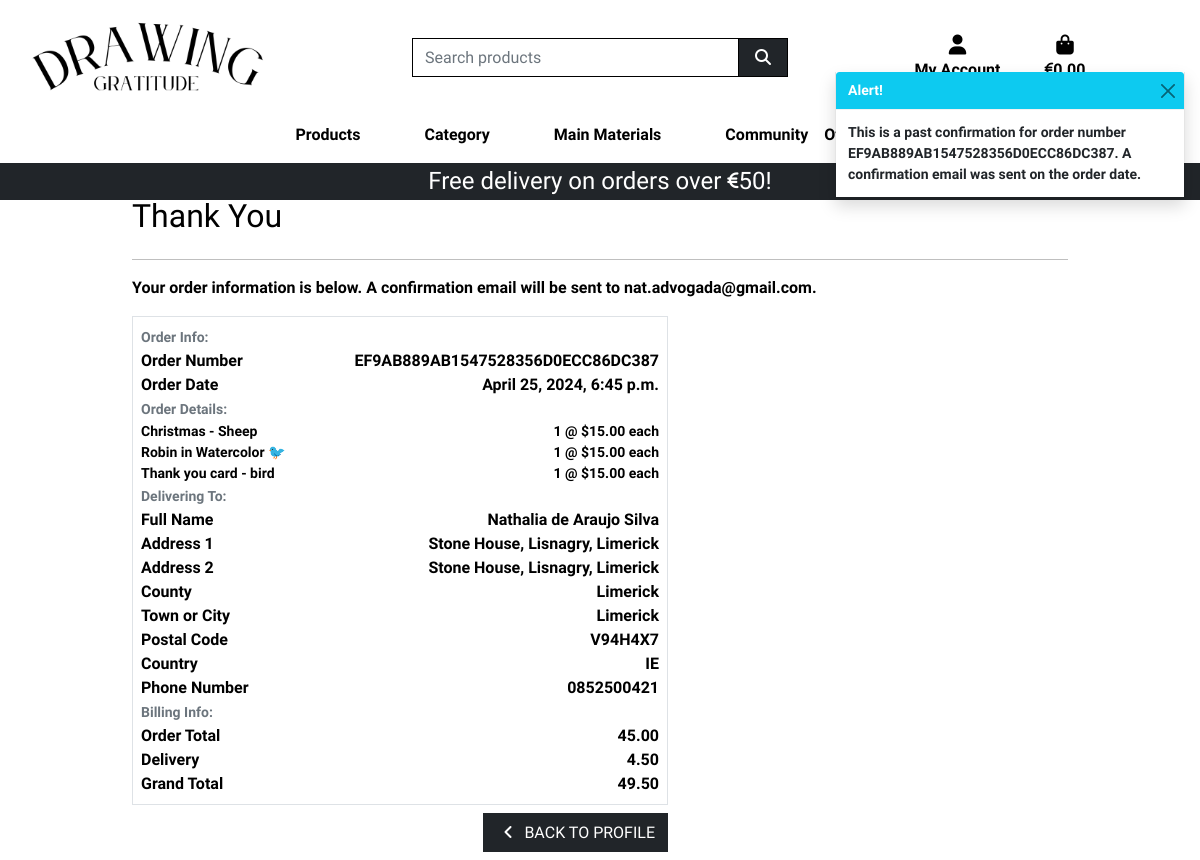
Page /profile/order_history/EF9AB889AB1547528356D0ECC86DC387 on the committed database.
### checkout/models.py (models this page shows, shortened)
class Order(models.Model):
    order_number = models.CharField(max_length=32, null=False, editable=False)
    user_profile = models.ForeignKey(UserProfile, on_delete=models.SET_NULL,
                                     null=True, blank=True, related_name='orders')
    full_name = models.CharField(max_length=50, null=False, blank=False)
    email = models.EmailField(max_length=254, null=False, blank=False)
    phone_number = models.CharField(max_length=20, null=False, blank=False)
    country = CountryField(blank_label='Country *', null=False, blank=False)
    postcode = models.CharField(max_length=20, null=True, blank=True)
    town_or_city = models.CharField(max_length=40, null=False, blank=False)
    street_address1 = models.CharField(max_length=80, null=False, blank=False)
    street_address2 = models.CharField(max_length=80, null=True, blank=True)
    county = models.CharField(max_length=80, null=True, blank=True)
    date = models.DateTimeField(auto_now_add=True)
    delivery_cost = models.DecimalField(max_digits=6, decimal_places=2,
                                        null=False, default=0)
    order_total = models.DecimalField(max_digits=10, decimal_places=2,
                                      null=False, default=0)
    grand_total = models.DecimalField(max_digits=10, decimal_places=2,
                                      null=False, default=0)
    original_bag = models.TextField(null=False, blank=False, default='')
    stripe_pid = models.CharField(max_length=254, null=False, blank=False,
                                  default='')

class OrderLineItem(models.Model):
    order = models.ForeignKey(Order, null=False, blank=False,
                              on_delete=models.CASCADE,
                              related_name='lineitems')
    product = models.ForeignKey(Product, null=False, blank=False,
                                on_delete=models.CASCADE)
    quantity = models.IntegerField(null=False, blank=False, default=0)
    lineitem_total = models.DecimalField(max_digits=6, decimal_places=2,
                                         null=False, blank=False,
                                         editable=False)

### products/models.py (models this page shows, shortened)
class Product(models.Model):
    DIGITAL_CHOICES = [
        (True, '0'),
        (False, '1'),
    ]
    OFFERS_CHOICES = [
        (True, '0'),
        (False, '1'),
    ]
    COMMUNITY_CHOICES = [
        (True, '0'),
        (False, '1'),
    ]
    category = models.ForeignKey('Category', null=True, blank=True, on_delete=models.SET_NULL)
    sku = models.CharField(max_length=254, null=True, blank=True)
    name = models.CharField(max_length=254)
    description = models.TextField()
    price = models.DecimalField(max_digits=6, decimal_places=2)
    rating = models.DecimalField(max_digits=6, decimal_places=2, null=True, blank=True)
    image_url = models.URLField(max_length=1024, null=True, blank=True)
    image = models.ImageField(null=True, blank=True)
    digital = models.BooleanField(default=False)
    offers =  models.BooleanField(default=False)
    community =  models.BooleanField(default=False)

### profiles/views.py (the view)
# urls.py: path('order_history/<order_number>', views.order_history, name='order_history'),
def order_history(request, order_number):
    order = get_object_or_404(Order, order_number=order_number)
    messages.info(request, (
        f'This is a past confirmation for order number {order_number}. '
        'A confirmation email was sent on the order date.'
    ))
    template = 'checkout/checkout_success.html'
    context = {
        'order': order,
        'from_profile': True,
    }
    return render(request, template, context)

### bag/contexts.py (called while the page is built, shortened)
def bag_contents(request):
    bag_items = []
    total = 0
    total_discounted_price = 0
    product_count = 0
    bag = request.session.get('bag', {})
    delivery = total * Decimal(settings.STANDARD_DELIVERY_PERCENTAGE / 100) if total < settings.FREE_DELIVERY_THRESHOLD else 0
    grand_total = total + delivery
    context = {
        'bag_items': bag_items,
        'total': total,
        'total_discounted_price': total_discounted_price,
        'product_count': product_count,
        'delivery': delivery,
        'free_delivery_delta': max(0, settings.FREE_DELIVERY_THRESHOLD - total),
        'free_delivery_threshold': settings.FREE_DELIVERY_THRESHOLD,
        'grand_total': grand_total,
    }
    return context

### checkout/templates/checkout/checkout_success.html (shortened to what this page needs)
{% extends "base.html" %}
{% load static %}
{% block extra_css %}
    <link rel="stylesheet" href="{% static 'checkout/css/checkout.css' %}">
{% endblock %}
{% block page_header %}
    <div class="container header-container">
    </div>
{% endblock %}
{% block content %}
    <div class="container">
        <div class="row">
            <div class="col">
                <h2 class="logo-font mb-4">Thank You</h2>
                <hr>
                <p class="text-black">Your order information is below. A confirmation email will be sent to <strong>{{ order.email }}</strong>.</p>
            </div>
        </div>
        <div class="row">
            <div class="col-12 col-lg-7">
                <div class="order-confirmation-wrapper p-2 border">
                    <div class="row">
                        <div class="col">
                            <small class="text-muted">Order Info:</small>
                        </div>
                    </div>
                    <div class="row">
                        <div class="col-12 col-md-4">
                            <p class="mb-0 text-black fw-bold">Order Number</p>
                        </div>
                        <div class="col-12 col-md-8 text-end">
                            <p class="mb-0">{{ order.order_number }}</p>
                        </div>
                    </div>
                    <div class="row">
                        <div class="col-12 col-md-4">
                            <p class="mb-0 text-black fw-bold">Order Date</p>
                        </div>
                        <div class="col-12 col-md-8 text-end">
                            <p class="mb-0">{{ order.date }}</p>
                        </div>
                    </div>
                    <div class="row">
                        <div class="col">
                            <small class="text-muted">Order Details:</small>
                        </div>
                    </div>
                    {% for item in order.lineitems.all %}
                    <div class="row">
                        <div class="col-12 col-md-4">
                            <p class="small mb-0 text-black fw-bold">
                                {{ item.product.name }}{% if item.product_size %} - Size {{ item.product.size|upper }}{% endif %}
                            </p>
                        </div>
                        <div class="col-12 col-md-8 text-end">
                            <p class="small mb-0">{{ item.quantity }} @ ${{ item.product.price }} each</p>
                        </div>
                    </div>
                    {% endfor %}
                    <div class="row">
                        <div class="col">
                            <small class="text-muted">Delivering To:</small>
                        </div>
                    </div>
                    <div class="row">
                        <div class="col-12 col-md-4">
                            <p class="mb-0 text-black fw-bold">Full Name</p>
                        </div>
                        <div class="col-12 col-md-8 text-end">
                            <p class="mb-0">{{ order.full_name }}</p>
                        </div>
                    </div>
                    <div class="row">
                        <div class="col-12 col-md-4">
                            <p class="mb-0 text-black fw-bold">Address 1</p>
                        </div>
                        <div class="col-12 col-md-8 text-end">
                            <p class="mb-0">{{ order.street_address1 }}</p>
                        </div>
                    </div>
                    {% if order.street_address2 %}
                    <div class="row">
                        <div class="col-12 col-md-4">
                            <p class="mb-0 text-black fw-bold">Address 2</p>
                        </div>
                        <div class="col-12 col-md-8 text-end">
                            <p class="mb-0">{{ order.street_address1 }}</p>
                        </div>
                    </div>
                    {% endif %}
                    {% if order.county %}
                    <div class="row">
                        <div class="col-12 col-md-4">
                            <p class="mb-0 text-black fw-bold">County</p>
                        </div>
                        <div class="col-12 col-md-8 text-end">
                            <p class="mb-0">{{ order.county }}</p>
                        </div>
                    </div>
                    {% endif %}
                    <div class="row">
                        <div class="col-12 col-md-4">
                            <p class="mb-0 text-black fw-bold">Town or City</p>
                        </div>
                        <div class="col-12 col-md-8 text-end">
                            <p class="mb-0">{{ order.town_or_city }}</p>
                        </div>
                    </div>
                    {% if order.postcode %}
                    <div class="row">
                        <div class="col-12 col-md-4">
                            <p class="mb-0 text-black fw-bold">Postal Code</p>
                        </div>
                        <div class="col-12 col-md-8 text-end">
                            <p class="mb-0">{{ order.postcode }}</p>
                        </div>
                    </div>
                    {% endif %}
                    <div class="row">
                        <div class="col-12 col-md-4">
                            <p class="mb-0 text-black fw-bold">Country</p>
                        </div>
                        <div class="col-12 col-md-8 text-end">
                            <p class="mb-0">{{ order.country }}</p>
                        </div>
                    </div>
                    <div class="row">
                        <div class="col-12 col-md-4">
                            <p class="mb-0 text-black fw-bold">Phone Number</p>
                        </div>
                        <div class="col-12 col-md-8 text-end">
                            <p class="mb-0">{{ order.phone_number }}</p>
                        </div>
                    </div>
                    <div class="row">
                        <div class="col">
                            <small class="text-muted">Billing Info:</small>
                        </div>
                    </div>
                    <div class="row">
                        <div class="col-12 col-md-4">
                            <p class="mb-0 text-black fw-bold">Order Total</p>
                        </div>
                        <div class="col-12 col-md-8 text-end">
                            <p class="mb-0">{{ order.order_total }}</p>
                        </div>
                    </div>
                    <div class="row">
                        <div class="col-12 col-md-4">
                            <p class="mb-0 text-black fw-bold">Delivery</p>
                        </div>
                        <div class="col-12 col-md-8 text-end">
                            <p class="mb-0">{{ order.delivery_cost }}</p>
                        </div>
                    </div>
                    <div class="row">
                        <div class="col-12 col-md-4">
                            <p class="mb-0 text-black fw-bold">Grand Total</p>
                        </div>
                        <div class="col-12 col-md-8 text-end">
                            <p class="mb-0">{{ order.grand_total }}</p>
                        </div>
                    </div>
                </div>
            </div>
        </div>
        <div class="row">
			<div class="col-12 col-lg-7 text-end">
                {% if from_profile %}
                    <a href="{% url 'profile' %}" class="btn btn-dark rounded-0 my-2">
                        <span class="icon mr-2">
                            <i class="fas fa-angle-left"></i>
                        </span>
                        <span class="text-uppercase">Back to Profile</span>
                    </a>
                {% endif %}
			</div>
		</div>
    </div>
{% endblock %}

### static/css/base.css (style rules this page uses)
html { height: 100%; }
body { background-color: white; font-family: "Quicksand", sans-serif; font-optical-sizing: auto; font-weight: 600; color: black; }
.icon { align-items: center; display: inline-flex; justify-content: center; height: 1.5rem; width: 1.5rem; }
.text-black { color: #000 !important; }
@media (min-width: 1200px) { .container { max-width: 80%; } }
@media (min-width: 992px) { .header-container { padding-top: 164px; } }

### rows in the picture
Order: email "nat.advogada@gmail.com", order_number "EF9AB889AB1547528356D0ECC86DC387", date "April 25, 2024, 6:45 p.m.", full_name "Nathalia de Araujo Silva", street_address1 "Stone House, Lisnagry, Limerick", county "Limerick", town_or_city "Limerick", postcode "V94H4X7", country "IE", phone_number "0852500421", order_total "45.00", delivery_cost "4.50", grand_total "49.50"
OrderLineItem: product.name "Christmas - Sheep", quantity "1", product.price "15.00"
OrderLineItem: product.name "Robin in Watercolor 🐦", quantity "1", product.price "15.00"
OrderLineItem: product.name "Thank you card - bird", quantity "1", product.price "15.00"

### other values in the picture
{{ free_delivery_threshold }} "50"
{{ message }} "This is a past confirmation for order number EF9AB889AB1547528356D0ECC86DC387. A confirmation email was sent on the order date."
